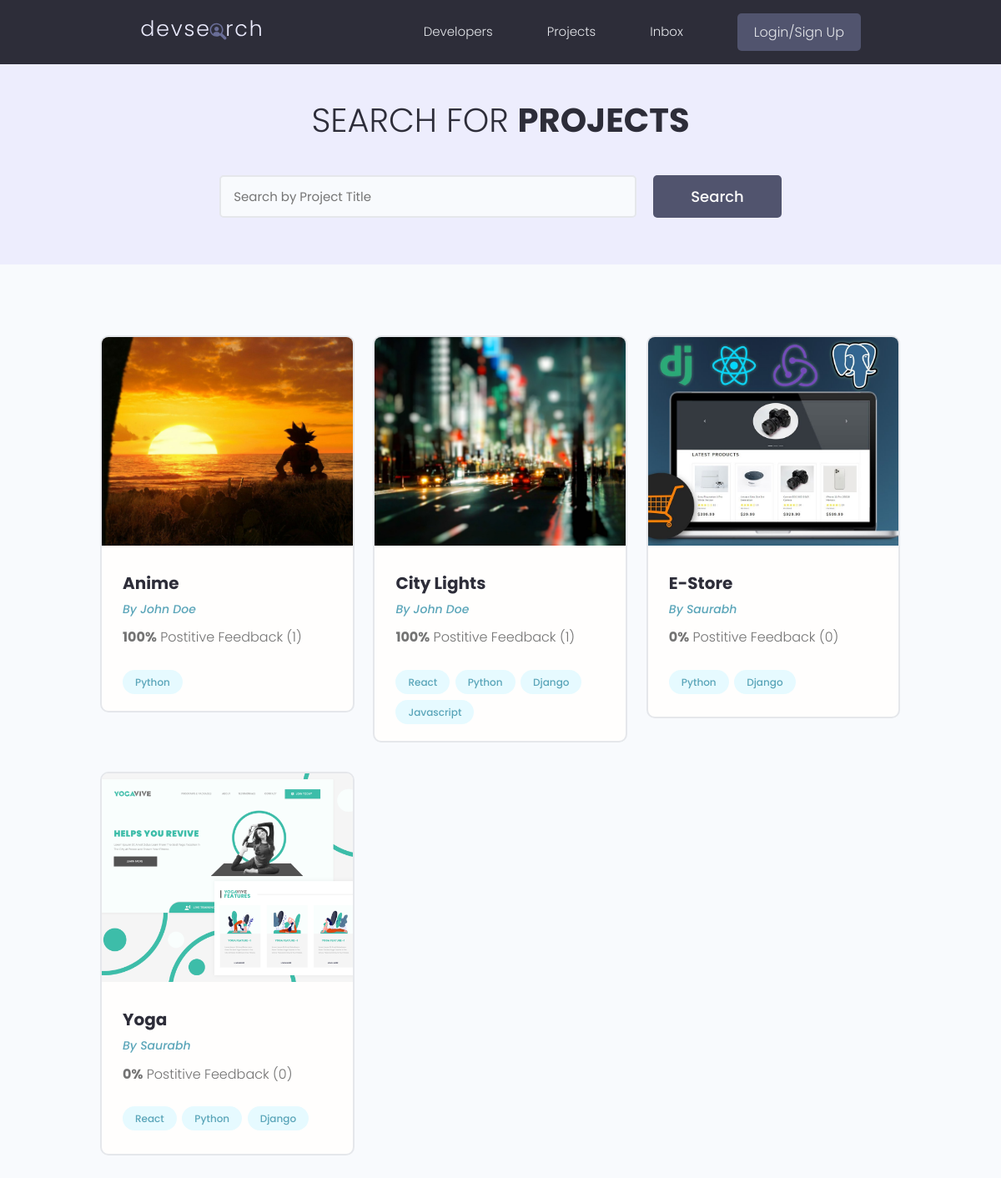
/projects/, run on the app's committed database.
### testing/models.py (models this page shows, shortened)
class Project(models.Model):
    owner = models.ForeignKey(
        Profile, null=True, blank=True, on_delete=models.CASCADE)
    title = models.CharField(max_length=200)
    description = models.TextField(null=True, blank=True)
    featured_image = models.ImageField(
        null=True, blank=True, default="default.jpg")
    demo_link = models.CharField(max_length=2000, null=True, blank=True)
    source_link = models.CharField(max_length=2000, null=True, blank=True)
    tags = models.ManyToManyField('Tag', blank=True)
    vote_total = models.IntegerField(default=0, null=True, blank=True)
    vote_ratio = models.IntegerField(default=0, null=True, blank=True)
    created = models.DateTimeField(auto_now_add=True)
    id = models.UUIDField(default=uuid.uuid4, unique=True,
                          primary_key=True, editable=False)
    class Meta:
        ordering = ['-vote_ratio', '-vote_total', 'title']

class Tag(models.Model):
    name = models.CharField(max_length=200)
    created = models.DateTimeField(auto_now_add=True)
    id = models.UUIDField(default=uuid.uuid4, unique=True,
                          primary_key=True, editable=False)
    def __str__(self):
        return self.name

### users/models.py (models this page shows, shortened)
class Profile(models.Model):
    user = models.OneToOneField(User, on_delete=models.CASCADE , null=True , blank=True)
    name = models.CharField(max_length=200 , blank=True,null=True)
    email = models.EmailField(max_length=500,blank=True,null=True)
    username = models.CharField(max_length=200 , blank=True,null=True)
    location = models.CharField(max_length=200 , blank=True,null=True)
    short_intro = models.CharField(max_length=200 , blank=True,null=True)
    bio = models.TextField(blank=True , null=True)
    profile_image = models.ImageField(null=True,blank=True,upload_to='profiles/' ,default="profiels/user-default.png")
    social_github = models.CharField(max_length=200 , blank=True,null=True)
    social_twitter = models.CharField(max_length=200 , blank=True,null=True)
    social_linkedin = models.CharField(max_length=200 , blank=True,null=True)
    social_website = models.CharField(max_length=200 , blank=True,null=True)
    created = models.DateTimeField(auto_now_add=True)
    id = models.UUIDField(default= uuid.uuid4, unique=True, primary_key=True, editable=False)

### testing/views.py (the view)
# urls.py: path('projects/' , include('testing.urls')),
def projects(request):
    projects = Project.objects.all()
    context = {'projects' : projects}
    return render(request , "projects/projects.html" , context)

### testing/templates/projects/projects.html (shortened to what this page needs)
{% extends 'main.html' %} {% block content %} {{message}}
<main class="projects">
  <section class="hero-section text-center">
    <div class="container container--narrow">
      <div class="hero-section__box">
        <h2>Search for <span>Projects</span></h2>
      </div>
      <div class="hero-section__search">
        <form class="form" action="#" method="get">
          <div class="form__field">
            <input
              class="input input--text"
              id="formInput#search"
              type="text"
              name="text"
              placeholder="Search by Project Title"
            />
          </div>
          <input class="btn btn--sub btn--lg" type="submit" value="Search" />
        </form>
      </div>
    </div>
  </section>
  <section class="projectsList">
    <div class="container">
      <div class="grid grid--three">
        {%for project in projects%}
        <div class="column">
          <div class="card project">
            <a href="{% url 'project' project.id %}" class="project">
              <img
                class="project__thumbnail"
                src="{{project.featured_image.url}}"
                alt="project thumbnail"
              />
              <div class="card__body">
                <h3 class="project__title">{{project.title}}</h3>
                <p>
                  <a
                    class="project__author"
                    href="{% url 'user-profile' project.owner.id %}"
                    >By {{project.owner.name}}</a
                  >
                </p>
                <p class="project--rating">
                  <span style="font-weight: bold">{{project.vote_ratio}}%</span>
                  Postitive Feedback ({{project.vote_total}})
                </p>
                <div class="project__tags">
                  {% for tag in project.tags.all %}
                  <span class="tag tag--pill tag--main">
                    <small>{{tag}}</small>
                  </span>
                  {% endfor %}
                </div>
              </div>
            </a>
          </div>
        </div>
        {%endfor%}
      </div>
    </div>
  </section>
</main>
{% endblock content %}

### templates/main.html (shortened to what this page needs)
<!DOCTYPE html>
{%load static%}
<html lang="en">
  <head>
    <link
      rel="stylesheet"
      href="https://cdn.iconmonstr.com/1.3.0/css/iconmonstr-iconic-font.min.css"
    />
    <link rel="stylesheet" href="{% static 'uikit/styles/uikit.css' %}" />
    <link rel="stylesheet" href="{% static 'styles/app.css' %}" />
  </head>
  <body>
    {% include 'navbar.html' %}  {% block content %} {% endblock content %}
  </body>
</html>

### templates/navbar.html (shortened to what this page needs)
{%load static%}
<header class="header">
  <div class="container container--narrow">
    <a href="{% url 'profiles' %}" class="header__logo">
      <img src="{% static 'images/logo.svg' %}" alt="DevSearch Logo" />
    </a>
    <nav class="header__nav">
      <ul class="header__menu">
        <li class="header__menuItem">
          <a href="{% url 'profiles' %}">Developers</a>
        </li>
        <li class="header__menuItem">
          <a href="{% url 'projects' %}">Projects</a>
        </li>
        <li class="header__menuItem"><a href="{% url 'inbox' %}">Inbox</a></li>
        {% if request.user.is_authenticated %}
        <li class="header__menuItem">
          <a href="{% url 'account' %}">Account</a>
        </li>
        <li class="header__menuItem">
          <a href="{% url 'logout' %}" class="btn btn--sub">Logout</a>
        </li>
        {% else %}
        <li class="header__menuItem">
          <a href="{% url 'login' %}" class="btn btn--sub">Login/Sign Up</a>
        </li>
        {% endif %}
      </ul>
    </nav>
  </div>
</header>

### static/styles/app.css (style rules this page uses)
:root { --color-sub: #2d2d39; }
.btn--sub { background-color: var(--color-sub-light); }
.card { border: 2px solid var(--color-light); }
img { width: 100%; }
.header { position: sticky; z-index: 111; background-color: var(--color-sub); padding: 1.5rem 0; }
.header > .container { display: flex; justify-content: space-between; align-items: center; }
.header__logo > img { height: 3.8rem; }
.header__nav > ul { display: inline-flex; align-items: center; list-style: none; gap: 6.5rem; }
.header__menuItem > a { color: var(--color-light); font-weight: 300; }
.hero-section { height: 40vh; display: flex; align-items: center; background-color: var(--color-sub); }
.hero-section__box { margin-bottom: 4rem; }
.hero-section__box > h2, .hero-section__box > h2 > span { font-size: 4rem; color: var(--color-light); line-height: 1.3; text-transform: uppercase; }
.hero-section__box > h2 { font-weight: 300; }
.hero-section__box > h2 > span { font-weight: 700; }
.hero-section__search > .form { display: flex; align-items: center; justify-content: center; gap: 2rem; }
.hero-section__search > .form input.input--text { width: 50rem; }
.project__author { font-size: 1.4rem; font-style: italic; }
.project--rating { margin-bottom: 1.6em; margin-top: 0.5em; }
.projects > .hero-section { background: var(--color-sub-lighter); height: 30vh; }
.projects .hero-section__box { margin-bottom: 2.5rem; }
.projects .hero-section__box > h2 { color: var(--color-sub); }
.projects .hero-section__box > h2 > span { font-weight: 700; color: var(--color-sub); }
.projectsList { margin-top: 8rem; }
.project__thumbnail { height: 25rem; object-fit: cover; object-position: top center; }
.project__title { font-size: 2rem; font-weight: 700; color: var(--color-sub); }

### static/uikit/styles/modules/_variables.css (style rules this page uses)
:root { --color-main: #5aa5b9; --color-main-light: #e6faff; --color-sub: #3f4156; --color-sub-light: #51546e; --color-sub-lighter: #ededfd; --color-text: #737373; --color-gray: #8b8b8b; --color-light: #e5e7eb; --color-light-gray: #767676; --color-bg: #f8fafd; --color-white: #fffefd; --color-white-light: #f3f3f3; --color-success: #359e64; --color-success-bg: #def8e8; --color-error: #fc4b0b; --color-error-bg: #fff2ee; --font-base: 'Poppins', arial, helvetica, 'Segoe UI', roboto, ubuntu, sans-serif; --font-monospace: 'Fira Code', 'Courier New', courier, monospace; --font-regular: 300; --font-medium: 500; --font-bold: 700; --generic-shadow: 1px 1px 5px #00000010; --generic-transition: all 0.3s ease-in-out; }

### static/uikit/styles/modules/_base.css (style rules this page uses)
* { margin: 0; padding: 0; box-sizing: border-box; text-rendering: optimizeLegibility; color: inherit; font-size: inherit; }
html { font-size: 50%; }
@media only screen and (min-width: 480px) { html { font-size: 56.25%; } }
@media only screen and (min-width: 1200px) { html { font-size: 62.5%; } }
body { line-height: 1.6; font-weight: 400; font-size: 1.5rem; color: var(--color-text); background-color: var(--color-bg); min-height: 100vh; }

### static/uikit/styles/modules/_typography.css (style rules this page uses)
* { font-family: var(--font-base); }
h2 { font-size: 3.6rem; font-weight: var(--font-bold); }
h3 { font-size: 3.2rem; font-weight: var(--font-medium); }
p, span, strong { font-size: 1.6rem; color: var(--color-text); font-weight: var(--font-regular); }
a { padding-bottom: 2px; text-decoration: none; display: inline-block; color: var(--color-main); font-weight: var(--font-medium); }

### static/uikit/styles/modules/_utilities.css (style rules this page uses)
.container { width: 92%; max-width: 165rem; margin: 0 auto; box-sizing: border-box; }
.container--narrow { width: 92%; max-width: 120rem; }
@media screen and (min-width: 1000px) { .container { width: 90%; } }
@media screen and (min-width: 1000px) { .container--narrow { width: 85%; } }
@media screen and (min-width: 1200px) { .container { width: 80%; } }
@media screen and (min-width: 1200px) { .container--narrow { width: 72%; } }
.text-center { text-align: center; }

### static/uikit/styles/modules/_button.css (style rules this page uses)
.btn { display: inline-block; position: relative; cursor: pointer; background-color: var(--color-light); font-weight: var(--font-medium); color: var(--color-sub); text-decoration: none; padding: 1rem 2rem; border-radius: 0.5rem; border: none; width: -webkit-fit-content; width: -moz-fit-content; width: fit-content; height: -webkit-fit-content; height: -moz-fit-content; height: fit-content; font-size: 1.6rem; outline-width: 0; outline-color: transparent; -webkit-backface-visibility: hidden; backface-visibility: hidden; transition: all 0.3s ease-in-out; }
.btn--sub { background-color: var(--color-sub); color: var(--color-white); }
.btn--lg { font-size: 1.8rem; padding: 1.2rem 4.5rem; }

### data on the page
Project: featured_image (picture), title "Anime", owner.name "John Doe", vote_ratio "100", vote_total "1"
Tag: name "Python"
Project: featured_image (picture), title "City Lights", owner.name "John Doe", vote_ratio "100", vote_total "1"
Tag: name "React"
Tag: name "Django"
Tag: name "Javascript"
Project: featured_image (picture), title "E-Store", owner.name "Saurabh", vote_ratio "0", vote_total "0"
Project: featured_image (picture), title "Yoga", owner.name "Saurabh", vote_ratio "0", vote_total "0"
